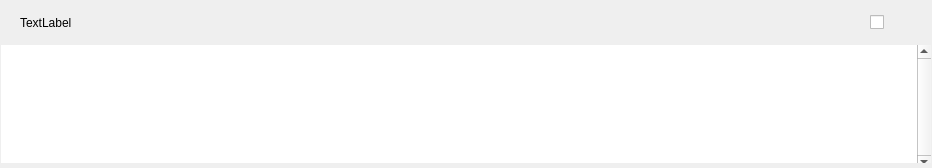
<?xml version="1.0" encoding="UTF-8"?>
<ui version="4.0">
 <class>AngKShowLogArea</class>
 <widget class="QWidget" name="AngKShowLogArea">
  <property name="geometry">
   <rect>
    <x>0</x>
    <y>0</y>
    <width>932</width>
    <height>168</height>
   </rect>
  </property>
  <property name="sizePolicy">
   <sizepolicy hsizetype="Preferred" vsizetype="Preferred">
    <horstretch>0</horstretch>
    <verstretch>0</verstretch>
   </sizepolicy>
  </property>
  <property name="minimumSize">
   <size>
    <width>0</width>
    <height>168</height>
   </size>
  </property>
  <property name="windowTitle">
   <string>AngKShowLogArea</string>
  </property>
  <layout class="QHBoxLayout" name="horizontalLayout_2">
   <property name="spacing">
    <number>0</number>
   </property>
   <property name="leftMargin">
    <number>0</number>
   </property>
   <property name="topMargin">
    <number>0</number>
   </property>
   <property name="rightMargin">
    <number>0</number>
   </property>
   <property name="bottomMargin">
    <number>5</number>
   </property>
   <item>
    <widget class="QWidget" name="bgWidget" native="true">
     <property name="sizePolicy">
      <sizepolicy hsizetype="Preferred" vsizetype="Preferred">
       <horstretch>0</horstretch>
       <verstretch>0</verstretch>
      </sizepolicy>
     </property>
     <property name="minimumSize">
      <size>
       <width>0</width>
       <height>0</height>
      </size>
     </property>
     <layout class="QVBoxLayout" name="verticalLayout">
      <property name="spacing">
       <number>0</number>
      </property>
      <property name="leftMargin">
       <number>1</number>
      </property>
      <property name="topMargin">
       <number>0</number>
      </property>
      <property name="rightMargin">
       <number>1</number>
      </property>
      <property name="bottomMargin">
       <number>0</number>
      </property>
      <item>
       <widget class="QWidget" name="widget" native="true">
        <property name="sizePolicy">
         <sizepolicy hsizetype="Preferred" vsizetype="Minimum">
          <horstretch>0</horstretch>
          <verstretch>0</verstretch>
         </sizepolicy>
        </property>
        <property name="minimumSize">
         <size>
          <width>0</width>
          <height>45</height>
         </size>
        </property>
        <property name="maximumSize">
         <size>
          <width>16777215</width>
          <height>45</height>
         </size>
        </property>
        <layout class="QHBoxLayout" name="horizontalLayout">
         <property name="spacing">
          <number>0</number>
         </property>
         <property name="leftMargin">
          <number>19</number>
         </property>
         <property name="topMargin">
          <number>0</number>
         </property>
         <property name="rightMargin">
          <number>21</number>
         </property>
         <property name="bottomMargin">
          <number>0</number>
         </property>
         <item>
          <widget class="QLabel" name="label">
           <property name="text">
            <string>TextLabel</string>
           </property>
          </widget>
         </item>
         <item>
          <spacer name="horizontalSpacer">
           <property name="orientation">
            <enum>Qt::Horizontal</enum>
           </property>
           <property name="sizeHint" stdset="0">
            <size>
             <width>775</width>
             <height>20</height>
            </size>
           </property>
          </spacer>
         </item>
         <item>
          <widget class="QCheckBox" name="expandCheckBox">
           <property name="minimumSize">
            <size>
             <width>40</width>
             <height>40</height>
            </size>
           </property>
           <property name="maximumSize">
            <size>
             <width>40</width>
             <height>40</height>
            </size>
           </property>
           <property name="text">
            <string/>
           </property>
           <property name="checked">
            <bool>false</bool>
           </property>
          </widget>
         </item>
        </layout>
       </widget>
      </item>
      <item>
       <widget class="QTextEdit" name="logText">
        <property name="sizePolicy">
         <sizepolicy hsizetype="Preferred" vsizetype="Preferred">
          <horstretch>0</horstretch>
          <verstretch>0</verstretch>
         </sizepolicy>
        </property>
        <property name="minimumSize">
         <size>
          <width>0</width>
          <height>124</height>
         </size>
        </property>
        <property name="frameShape">
         <enum>QFrame::NoFrame</enum>
        </property>
        <property name="verticalScrollBarPolicy">
         <enum>Qt::ScrollBarAlwaysOn</enum>
        </property>
        <property name="autoFormatting">
         <set>QTextEdit::AutoAll</set>
        </property>
       </widget>
      </item>
     </layout>
    </widget>
   </item>
  </layout>
 </widget>
 <layoutdefault spacing="6" margin="11"/>
 <resources/>
 <connections/>
</ui>
